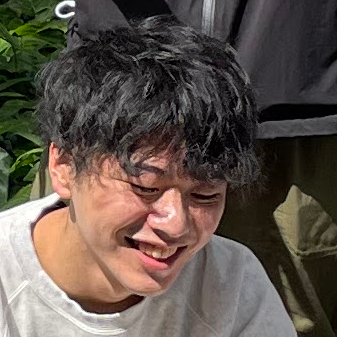
#> input picture articles/img/author_img.png, 337 x 337 px
$ python optimize_images.py --input-dir ../articles/img
#> lines starting #> are read from the running program, lines starting #| are printed output that depends on the picture
### scripts/config.py
#!/usr/bin/env python3
"""
Simple project configuration loader
Follows DRY, ETC, and KISS principles
"""

import os
import sys
from pathlib import Path

try:
    import tomllib
except ImportError:
    try:
        import tomli as tomllib
    except ImportError:
        print("Error: tomli required for Python < 3.11. Install: pip install tomli")
        sys.exit(1)

class ProjectConfig:
    def __init__(self, config_path="project.toml"):
        self.project_root = Path(__file__).parent.parent
        self.config_path = self.project_root / config_path
        self._config = self._load_config()

    def _load_config(self):
        """Load configuration from TOML file"""
        if not self.config_path.exists():
            raise FileNotFoundError(f"Config not found: {self.config_path}")

        with open(self.config_path, "rb") as f:
            return tomllib.load(f)

    # [4 lines left out: function get_path, not called in this run]

    def get_config(self, section, key):
        """Get configuration value from any section"""
        return self._config[section][key]

    # [6 lines left out: function get_public_url, not called in this run]

# Global config instance
_config = None

def get_config():
    global _config
    if _config is None:
        _config = ProjectConfig()
    return _config

# [23 lines that do not run on import are left out]

### scripts/optimize_images.py
#!/usr/bin/env python3
"""
画像最適化スクリプト
ノードの物理演算パフォーマンス向上のため、author_img.pngを最適化します。
"""

from PIL import Image
import os
import argparse
import sys
from pathlib import Path

# Add scripts directory to path for config import
sys.path.insert(0, str(Path(__file__).parent))
from config import get_config

def optimize_author_image(input_dir=None, output_dir=None):
    # Use configuration if not provided
#> called with input_dir = '../articles/img'
    if input_dir is None:
        config = get_config()
        input_dir = config.get_path("images_dir")

    if output_dir is None:
        output_dir = input_dir

    input_path = os.path.join(input_dir, "author_img.png")

    if not os.path.exists(input_path):
        print(f"Error: {input_path} not found")
        return

    # 出力ディレクトリを作成
    os.makedirs(output_dir, exist_ok=True)

    # 設定から最適化パラメータを取得
    try:
        config = get_config()
        webp_quality = config.get_optimization_config("webp_quality")
        small_size = config.get_optimization_config("small_image_size")
        medium_size = config.get_optimization_config("medium_image_size")
    except:
        # Fallback values if config is not available
        webp_quality = 85
        small_size = 64
        medium_size = 128

    # 元画像を読み込み
    with Image.open(input_path) as img:
#> img is the input picture: PIL image 337x337 RGBA; mean R, G, B, A 94.6, 83, 74.5, 255
        print(f"Original size: {img.size}, format: {img.format}")
#| Original size: (337, 337), format: PNG

        # 小さいバージョンを作成（ノード用）
        small_img = img.resize((small_size, small_size), Image.Resampling.LANCZOS)
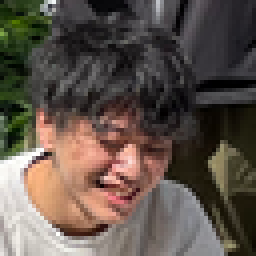
#> small_img: PIL image 64x64 RGBA (shown 4 times larger); mean R, G, B, A 94.6, 83.1, 74.5, 255
        small_path = os.path.join(output_dir, "author_img_small.png")
        small_img.save(small_path, "PNG", optimize=True)
        print(f"Created small version ({small_size}x{small_size}): {small_path} ({os.path.getsize(small_path)} bytes)")

        # WebP形式でも保存（さらに小さく）
        webp_path = os.path.join(output_dir, "author_img_small.webp")
        small_img.save(webp_path, "WEBP", quality=webp_quality, optimize=True)
        print(f"Created WebP version: {webp_path} ({os.path.getsize(webp_path)} bytes)")

        # 中サイズも作成（将来の拡張用）
        medium_img = img.resize((medium_size, medium_size), Image.Resampling.LANCZOS)
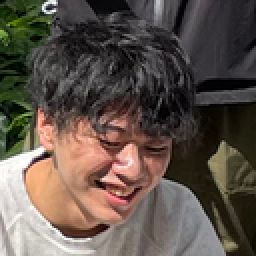
#> medium_img: PIL image 128x128 RGBA (shown 2 times larger); mean R, G, B, A 94.6, 83, 74.5, 255
        medium_path = os.path.join(output_dir, "author_img_medium.png")
        medium_img.save(medium_path, "PNG", optimize=True)
        print(f"Created medium version ({medium_size}x{medium_size}): {medium_path} ({os.path.getsize(medium_path)} bytes)")

if __name__ == "__main__":
    parser = argparse.ArgumentParser(description="Optimize images for portfolio")
    parser.add_argument("--input-dir", help="Input directory for images (uses config if not specified)")
    parser.add_argument("--output-dir", help="Output directory for optimized images (defaults to input-dir)")

    args = parser.parse_args()

    try:
        optimize_author_image(args.input_dir, args.output_dir)
        print("Image optimization completed successfully!")
    except ImportError:
        print("PIL (Pillow) not available. Please install with: pip install Pillow")
    except Exception as e:
        print(f"Error: {e}")
